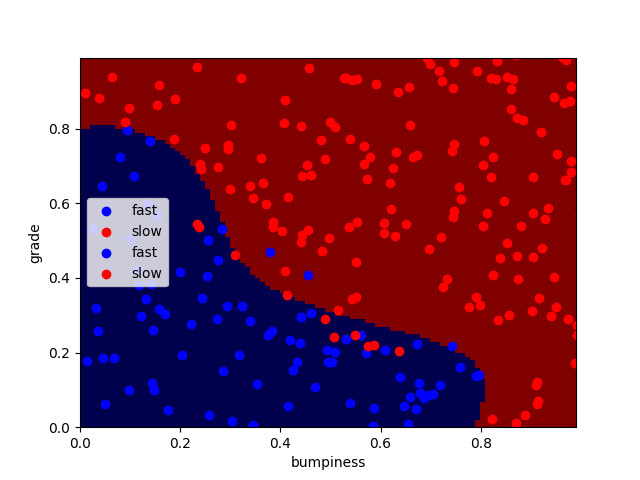

Here is the Python script that generated this plot:
#!/usr/bin/python

import matplotlib.pyplot as plt
from prep_terrain_data import makeTerrainData
from class_vis import prettyPicture
from sklearn import svm
from time import time

features_train, labels_train, features_test, labels_test = makeTerrainData()


### the training data (features_train, labels_train) have both "fast" and "slow"
### points mixed together--separate them so we can give them different colors
### in the scatterplot and identify them visually
grade_fast = [features_train[ii][0] for ii in range(0, len(features_train)) if labels_train[ii]==0]
bumpy_fast = [features_train[ii][1] for ii in range(0, len(features_train)) if labels_train[ii]==0]
grade_slow = [features_train[ii][0] for ii in range(0, len(features_train)) if labels_train[ii]==1]
bumpy_slow = [features_train[ii][1] for ii in range(0, len(features_train)) if labels_train[ii]==1]


#### initial visualization
plt.xlim(0.0, 1.0)
plt.ylim(0.0, 1.0)
plt.scatter(bumpy_fast, grade_fast, color = "b", label="fast")
plt.scatter(grade_slow, bumpy_slow, color = "r", label="slow")
plt.legend()
plt.xlabel("bumpiness")
plt.ylabel("grade")
#plt.show()
################################################################################


### your code here!  name your classifier object clf if you want the 
### visualization code (prettyPicture) to show you the decision boundary
clf = svm.SVC(C=100000, kernel='rbf')
t0 = time()
clf.fit(features_train, labels_train)
t1 = time()
acc = clf.score(features_test, labels_test)
t2 = time()

print("prediction accuracy: {}".format(acc))
print("training time: {0}s ({1} data points), prediction time: {2}s ({3} data points)".format(round(t2-t0, 3), len(features_train), round(t2-t1, 3), len(features_test)))
prettyPicture(clf, features_test, labels_test)
